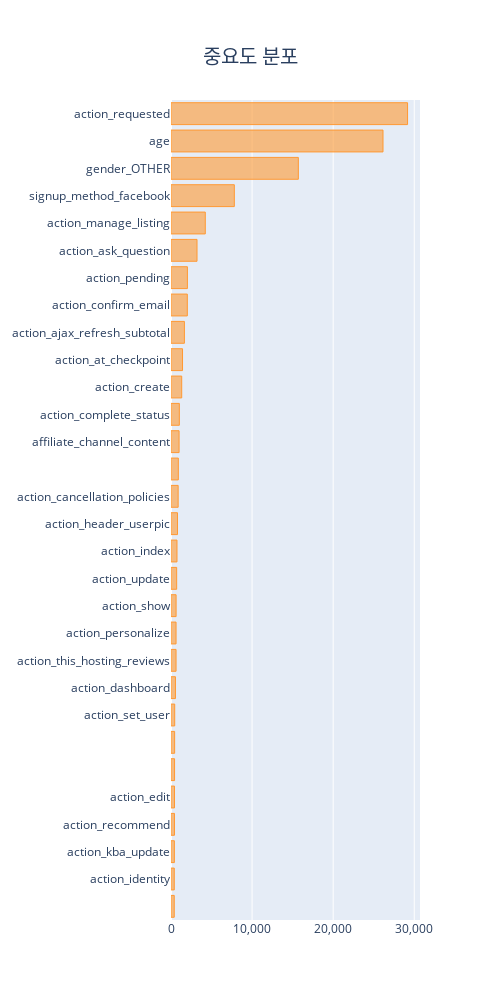

Notebook code cell kept with this figure:
### Code cell
layout = go.Layout(title=dict(text='중요도 분포', font=dict(size=20), x=0.5, y=0.95), width=500, height=1000, yaxis=dict(tickvals=tuple(fea2_df.index)), xaxis=dict(tickformat=",d"))
fea3_df.sort_values(by=0).iplot(kind='barh', layout=layout)

### Figure 1 — Plotly figure (JSON) as saved in the notebook; plotly's stock layout.template omitted (floating-point values rounded to 4 significant figures)
{"data": [{"marker": {"color": "rgba(255, 153, 51, 0.6)", "line": {"color": "rgba(255, 153, 51, 1.0)", "width": 1}}, "name": "0", "orientation": "h", "text": "", "type": "bar", "x": [400.5, 405.0, 416.4, 429.0, 432.4, 437.7, 449.1, 456.9, 549.7, 623.0, 623.3, 629.3, 697.8, 739.0, 801.8, 884.8, 904.7, 996.7, 1030.0, 1321.0, 1420.0, 1655.0, 2013.0, 2025.0, 3210.0, 4229.0, 7809.0, 15700.0, 26140.0, 29170.0], "y": ["action_pay", "action_identity", "action_kba_update", "action_recommend", "action_edit", "action_other_hosting_reviews_first", "first_device_type_Mac Desktop", "action_set_user", "action_dashboard", "action_this_hosting_reviews", "action_personalize", "action_show", "action_update", "action_index", "action_header_userpic", "action_cancellation_policies", "signup_method_basic", "affiliate_channel_content", "action_complete_status", "action_create", "action_at_checkpoint", "action_ajax_refresh_subtotal", "action_confirm_email", "action_pending", "action_ask_question", "action_manage_listing", "signup_method_facebook", "gender_OTHER", "age", "action_requested"]}], "layout": {"height": 1000, "title": {"font": {"size": 20}, "text": "중요도 분포", "x": 0.5, "y": 0.95}, "width": 500, "xaxis": {"tickformat": ",d"}, "yaxis": {"tickvals": ["signup_method_facebook", "action_requested", "action_manage_listing", "action_confirm_email", "action_ask_question", "age", "action_pending", "affiliate_channel_content", "action_ajax_refresh_subtotal", "action_at_checkpoint", "action_create", "action_complete_status", "action_index", "action_set_user", "action_show", "action_edit", "action_header_userpic", "action_update", "action_identity", "action_similar_listings", "action_verify", "action_kba_update", "action_recommend", "action_dashboard", "action_cancellation_policies", "action_personalize", "gender_OTHER", "action_show_personalize", "action_this_hosting_reviews", "action_notifications"]}}}
